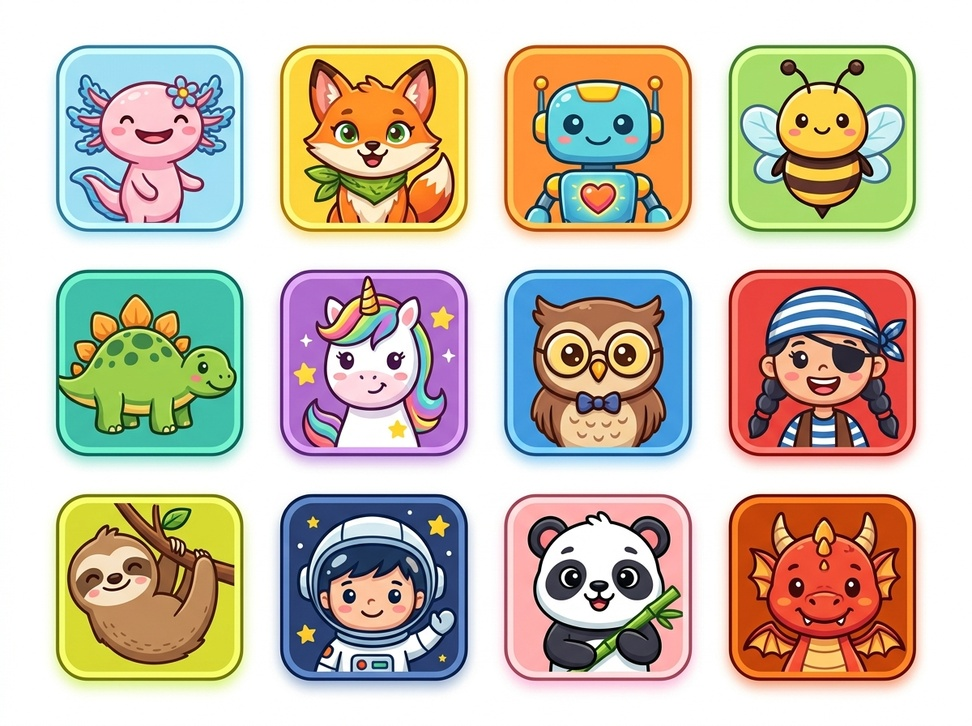
#> input picture images/characters.jpg, 972 x 726 px, shrunk from 1200 x 896 before the run
$ python make_transparent.py
#> lines starting #> are read from the running program, lines starting #| are printed output that depends on the picture
import cv2
import numpy as np

# Load image
img = cv2.imread('images/characters.jpg')
#> img is the input picture: shape (726, 972, 3); mean B, G, R 173.7, 189.9, 200.7
if img is None:
    print("Cannot read image")
    exit(1)

# Create mask for floodfill
h, w = img.shape[:2]
#> h = 726; w = 972
mask = np.zeros((h+2, w+2), np.uint8)

# Flood fill from top-left corner
cv2.floodFill(img, mask, (0,0), (255, 255, 255), (10, 10, 10), (10, 10, 10), cv2.FLOODFILL_MASK_ONLY)

# Convert to BGRA (add alpha channel)
img_bgra = cv2.cvtColor(img, cv2.COLOR_BGR2BGRA)

# Where mask is 1 (filled area), set alpha to 0
img_bgra[mask[1:-1, 1:-1] == 1] = [0, 0, 0, 0]
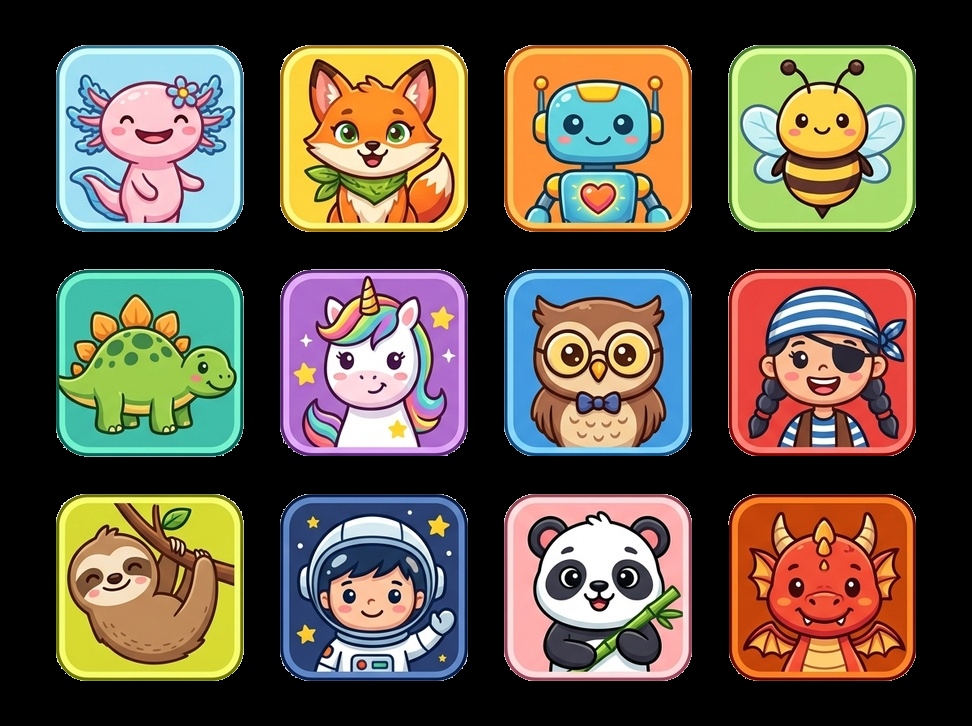
#> img_bgra: shape (726, 972, 4); mean B, G, R, A 70.3, 85.8, 96.4, 148.9

# Write to file
cv2.imwrite('images/characters_transparent.png', img_bgra)
print("Saved transparent PNG")

$ run again, with images/animals.jpg copied over images/characters.jpg
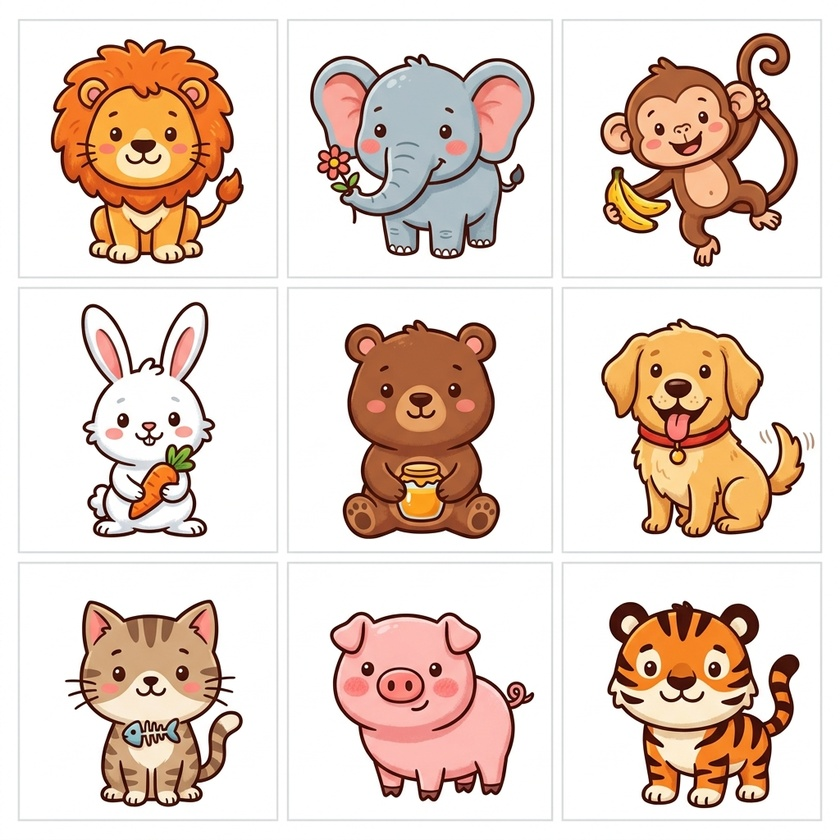
#> input picture images/animals.jpg, 840 x 840 px, shrunk from 1024 x 1024 before the run
#> img is the input picture: shape (840, 840, 3); mean B, G, R 200.2, 211, 229.2
#> `img_bgra[mask[1:-1, 1:-1] == 1] = [0, 0, 0, 0]`:
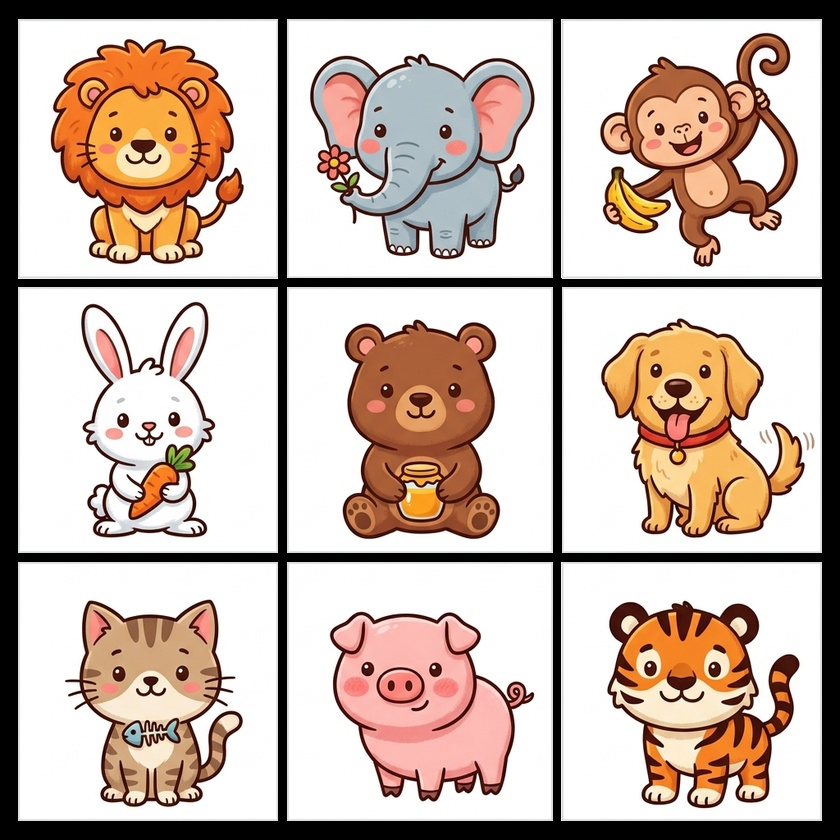
#> img_bgra: shape (840, 840, 4); mean B, G, R, A 168.4, 179.2, 197.4, 223.1

$ run again, with images/dinosaurs.jpg copied over images/characters.jpg
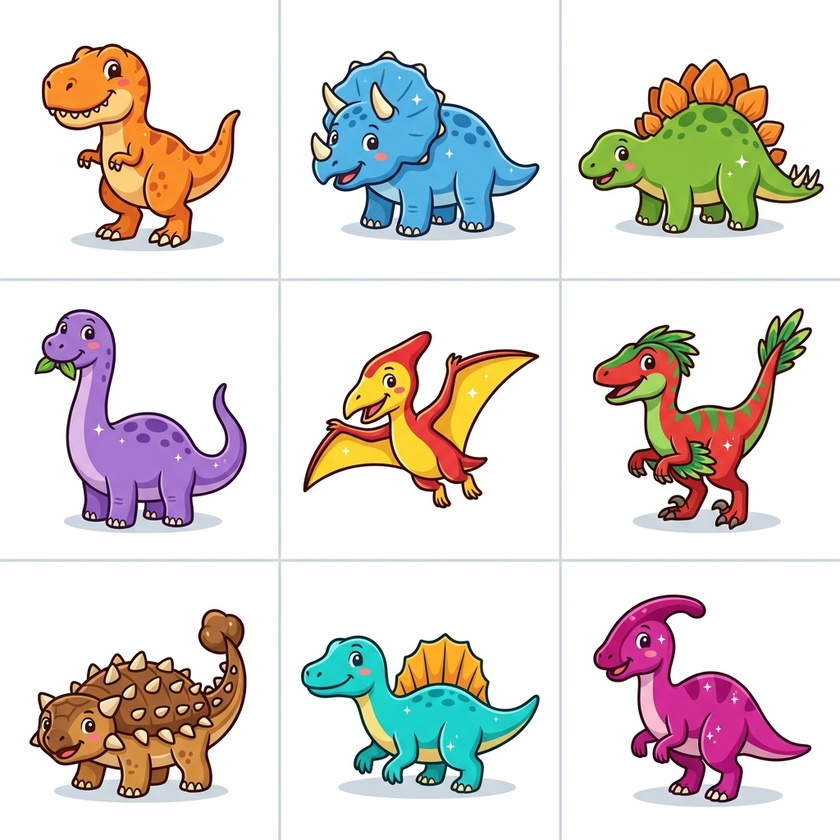
#> input picture images/dinosaurs.jpg, 840 x 840 px, shrunk from 1024 x 1024 before the run
#> img is the input picture: shape (840, 840, 3); mean B, G, R 211.8, 216, 222.3
#> `img_bgra[mask[1:-1, 1:-1] == 1] = [0, 0, 0, 0]`:
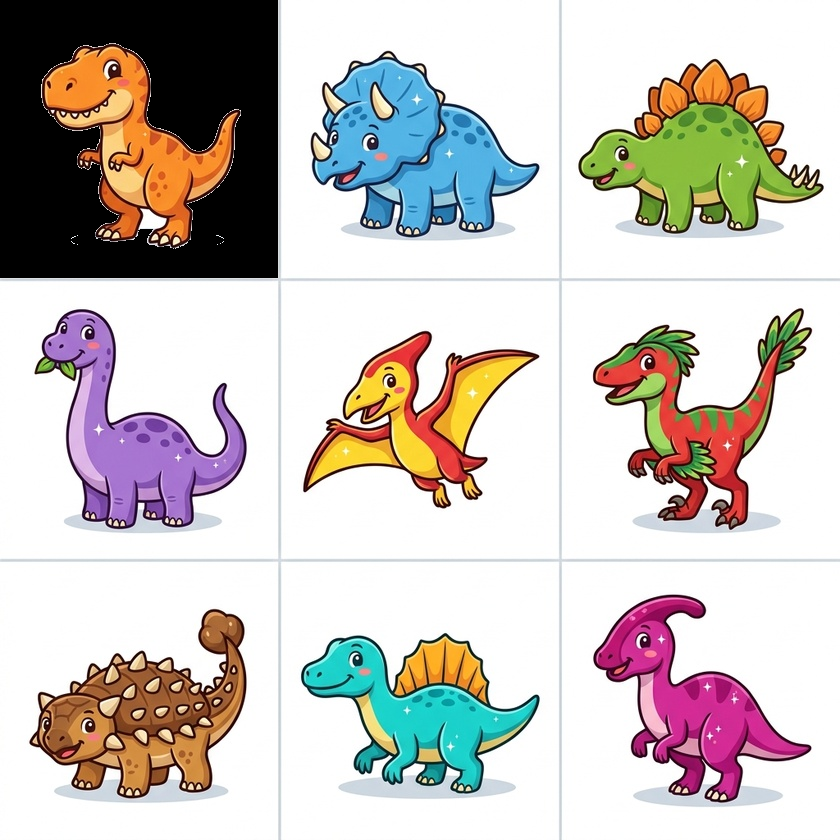
#> img_bgra: shape (840, 840, 4); mean B, G, R, A 191.4, 195.6, 201.9, 234.5

$ run again, with images/insects.jpg copied over images/characters.jpg
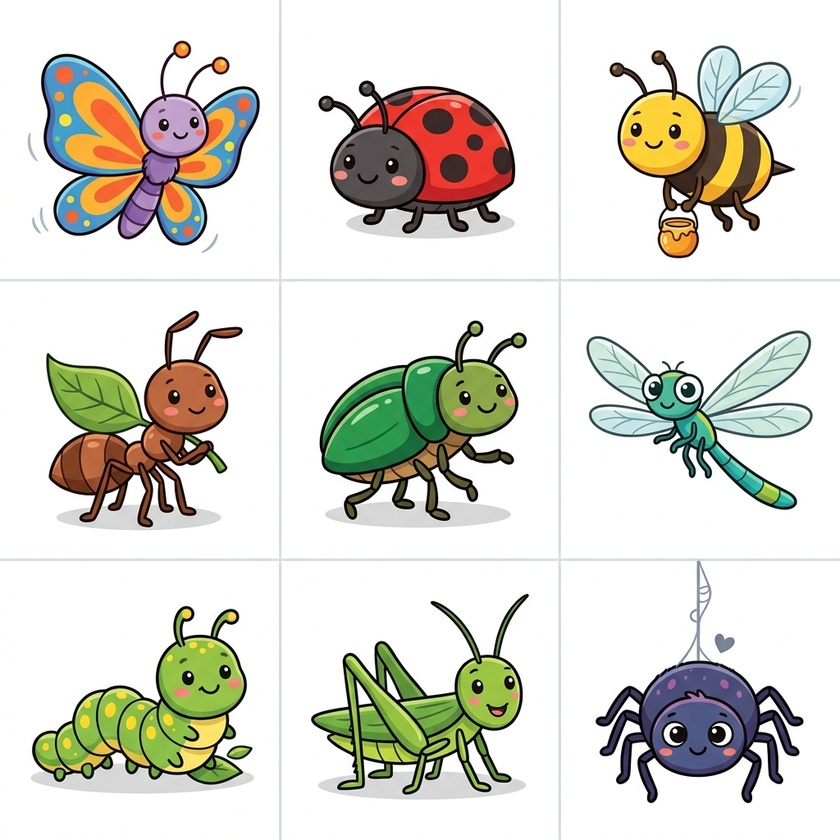
#> input picture images/insects.jpg, 840 x 840 px, shrunk from 1024 x 1024 before the run
#> img is the input picture: shape (840, 840, 3); mean B, G, R 208.1, 216.9, 217.6
#> `img_bgra[mask[1:-1, 1:-1] == 1] = [0, 0, 0, 0]`:
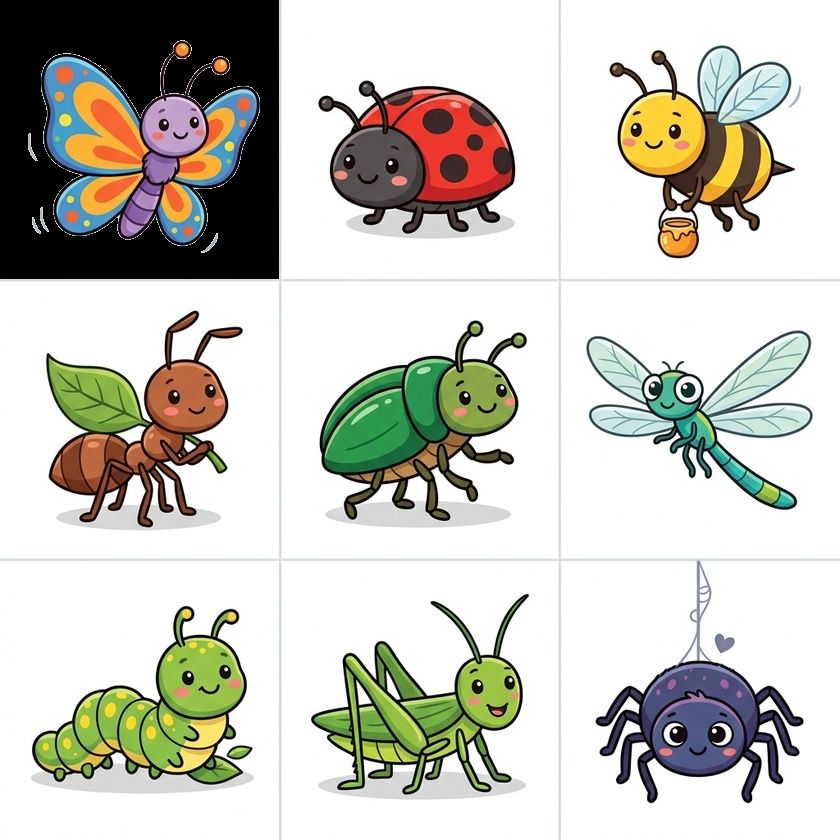
#> img_bgra: shape (840, 840, 4); mean B, G, R, A 190.4, 199.1, 199.9, 237.2
